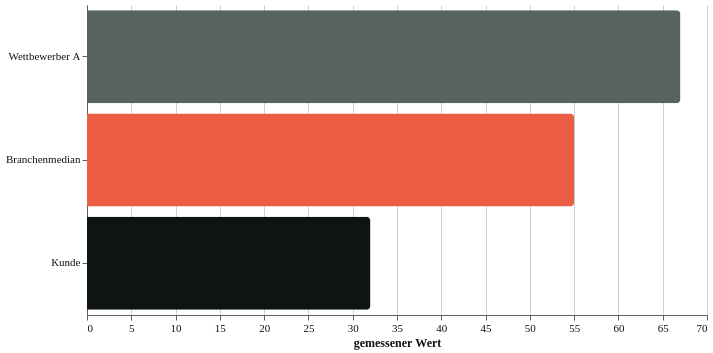

Source (Vega-Lite JSON):
### Vega-Lite specification from a JSON file in a GitHub repository (floating-point values rounded to 4 significant figures)
{"$schema": "https://vega.github.io/schema/vega-lite/v6.json", "description": "Pixelkiez approved template V04_FINDABILITY_BENCHMARK: Auffindbarkeit im Vergleich", "usermeta": {"template_id": "V04_FINDABILITY_BENCHMARK", "name": "Auffindbarkeit im Vergleich", "purpose": "Gemessene Domainwerte gegen Branchensample", "brand_contract": "pixelkiez-v1"}, "width": 620, "height": 310, "data": {"values": [{"entity": "Kunde", "value": 32}, {"entity": "Branchenmedian", "value": 55}, {"entity": "Wettbewerber A", "value": 67}]}, "mark": {"type": "bar", "cornerRadiusEnd": 4}, "encoding": {"y": {"field": "entity", "type": "nominal", "sort": "-x", "axis": {"title": null}}, "x": {"field": "value", "type": "quantitative", "axis": {"title": "gemessener Wert"}}, "color": {"field": "entity", "type": "nominal", "scale": {"range": ["#EC5E43", "#0E1414", "#566360"]}, "legend": null}}, "config": {"background": "#FFFFFF", "font": "Schibsted Grotesk", "title": {"font": "Schibsted Grotesk", "fontSize": 18, "fontWeight": 700, "color": "#0E1414", "anchor": "start"}, "axis": {"labelFont": "IBM Plex Mono", "labelFontSize": 11, "titleFont": "Schibsted Grotesk", "titleFontSize": 12, "labelColor": "#0E1414", "titleColor": "#0E1414", "gridColor": "#C6D4D1", "domainColor": "#566360", "tickColor": "#566360"}, "legend": {"labelFont": "Schibsted Grotesk", "labelFontSize": 11, "titleFont": "Schibsted Grotesk", "titleFontSize": 12, "labelColor": "#0E1414", "titleColor": "#0E1414"}, "view": {"stroke": null}}}
